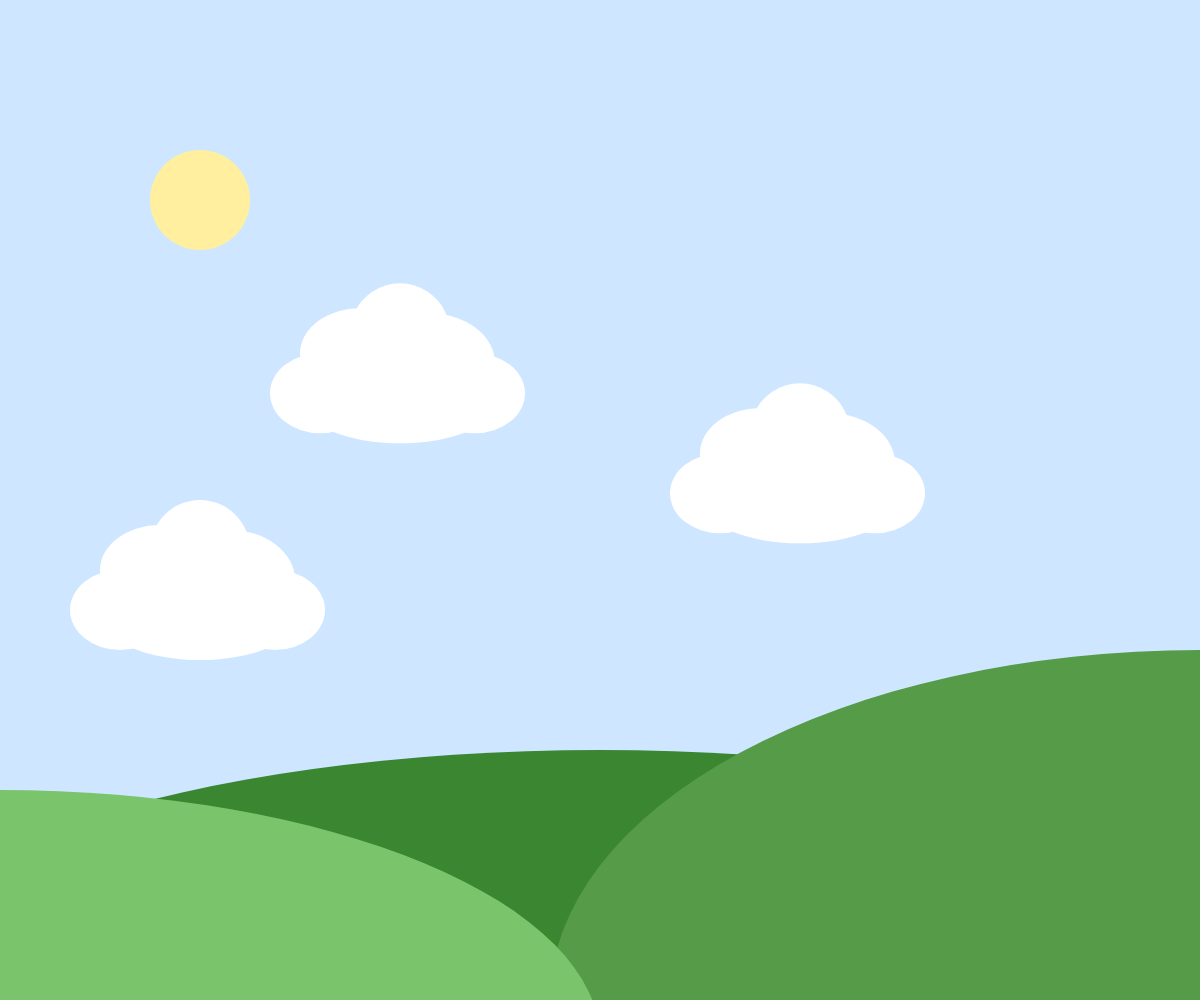
Frame 1 (no input)
Frame 60 (no input): identical to frame 1, image omitted
Frame 120 (the mouse pressed at the canvas centre since frame 60): identical to frame 1, image omitted

The p5.js sketch that drew this single still picture (run headless with seeded random() and noise() and a simulated clock; from frame 60 on, the mouse is pressed at the canvas centre):

// p5.js sketch
// ── sketch.js

let sunSlider;

function setup() {
  //create a variable for canvas so that we can reference it for positioning later
  let canvas = createCanvas(windowWidth, windowHeight);
  //you can specify the position of your element like this. it's best to do most positioning in CSS, but here I'm setting it to the top
  canvas.position(0, 0);
  //you can add a CSS class to something by putting .class after it
  canvas.class("container");
  //set the variable to the createSlider function. createSlider values are: minimum, maximum, starting value.
  sunSlider = createSlider(0, 800, 0);
  sunSlider.class("slider");
}
function draw() {
  noStroke();
  background(206, 230, 255);

  fill(84, 94, 147, sunSlider.value());
  rect(0, 0, windowWidth, windowHeight);

  fill(255, 239, 159,);
  //set the width and height of the ellipse using slider.value
  ellipse(200 + sunSlider.value(), 200 + sunSlider.value(), 100, 100);

  fill(255);
  ellipse(windowWidth/3, windowHeight/3, 100, 100);
  ellipse(windowWidth/3 + 30, windowHeight/3 + 30, 130, 100);
  ellipse(windowWidth/3 - 40, windowHeight/3 + 20, 120, 90);
  ellipse(windowWidth/3 - 80, windowHeight/3 + 60, 100, 80);
  ellipse(windowWidth/3 + 75, windowHeight/3 + 60, 100, 80);
  ellipse(windowWidth/3, windowHeight/3 + 65, 200, 90);

  ellipse(windowWidth/6, windowHeight/4 + 300, 100, 100);
  ellipse(windowWidth/6 + 30, windowHeight/4 + 330, 130, 100);
  ellipse(windowWidth/6 - 40, windowHeight/4 + 320, 120, 90);
  ellipse(windowWidth/6 - 80, windowHeight/4 + 360, 100, 80);
  ellipse(windowWidth/6 + 75, windowHeight/4 + 360, 100, 80);
  ellipse(windowWidth/6, windowHeight/4 + 365, 200, 90);

  ellipse(windowWidth/3 + 400, windowHeight/3 + 100, 100, 100);
  ellipse(windowWidth/3 + 430, windowHeight/3 + 130, 130, 100);
  ellipse(windowWidth/3 + 360, windowHeight/3 + 120, 120, 90);
  ellipse(windowWidth/3 + 320, windowHeight/3 + 160, 100, 80);
  ellipse(windowWidth/3 + 475, windowHeight/3 + 160, 100, 80);
  ellipse(windowWidth/3 + 400, windowHeight/3 + 165, 200, 90);

  fill(59, 135, 49);
  ellipse(windowWidth / 2, windowHeight, 1500, 500);
  fill(85, 155, 72);
  ellipse(windowWidth, windowHeight, 1300, 700);
  fill(122, 197, 108);
  ellipse(0, windowHeight + 40, windowWidth, 500);
}
